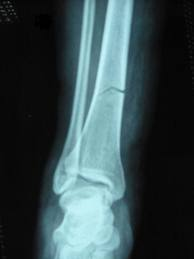
#> input picture Quiz_1/Punto_2/fractura.jpg, 194 x 259 px
$ python 'Punto 2.py'
#> lines starting #> are read from the running program, lines starting #| are printed output that depends on the picture
import cv2 as cv
import numpy as np

x1 = y1 = x2 = y2 = 0

def mouseClick(event,x,y,flags,param):
    global x1, y1, x2, y2

    if event == cv.EVENT_LBUTTONDOWN:
        x1 = x
        y1 = y

    if event == cv.EVENT_LBUTTONUP:
        x2 = x
        y2 = y

def showHistogram(imgGray):
    wbins = 256  #Como son imagenes de 8 bits
    hbins = 256
    #cv.calcHist(images, channels, mask, histSize, ranges)### La imagen siempre debe pasar en un canal
    histr = cv.calcHist([imgGray],[0],None,[hbins],[0,wbins])
    min_val, max_val, min_loc, max_loc = cv.minMaxLoc(histr)
    #Val cuantas veces se repite y Loc el pixeles que es
    imgHist = np.zeros([hbins, wbins], np.uint8) #Crear ventana negra
    for w in range(wbins):
        binVal = histr[w]
        intensity = binVal*(hbins-1)/max_val
        cv.line(imgHist, (w,hbins), (w,hbins-intensity),255)
    return imgHist,max_loc

def binaryThreshold(imgGrey,u1, u2):
    h,w = imgGrey.shape[:2]

    u = np.array([abs(u1),abs(u2)])
    u1 = np.amin(u)
    u2 = np.amax(u)

    #recorrer matriz de imagen
    for i in range(h):
        for j in range(w):
            #comparacion con umbral para conversion a blanco-negro
            if(imgGrey[i][j] <= u1 or imgGrey[i][j] >= u2):
                imgGrey[i][j] = 255
            else:
                imgGrey[i][j] = 0
    return imgGrey

if __name__ == '__main__':
    #Importamos las imagenes a color y en blanco y negro
    path = input('Ingrese la ubicacion de la imagen: ')
#> the answer given: fractura.jpg
    img = cv.imread(path, 1)
#> img is the input picture: shape (259, 194, 3); mean B, G, R 75.7, 72.7, 54.6
    imgGr = cv.imread(path, 0)
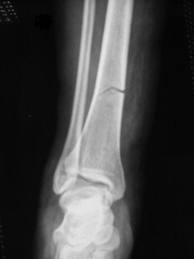
#> imgGr: shape (259, 194); min 0, max 236, mean 67.6
    if img is None:
        print('No se encuentra la imagen')

    #Mostramos la imagen para poder sacar el ROI
    cv.namedWindow('XRay')
    cv.setMouseCallback('XRay', mouseClick)
    cv.imshow('XRay', img)
    cv.waitKey(0)

    #Realizamos el ROI y el Zoom a la imagen
    crop = img[x1:x2,y1:y2]
#> crop = empty array
    cropGr = imgGr[x1:x2,y1:y2]
#> cropGr = empty array
#> (the run stopped early here; a loop or call above may not have finished)
